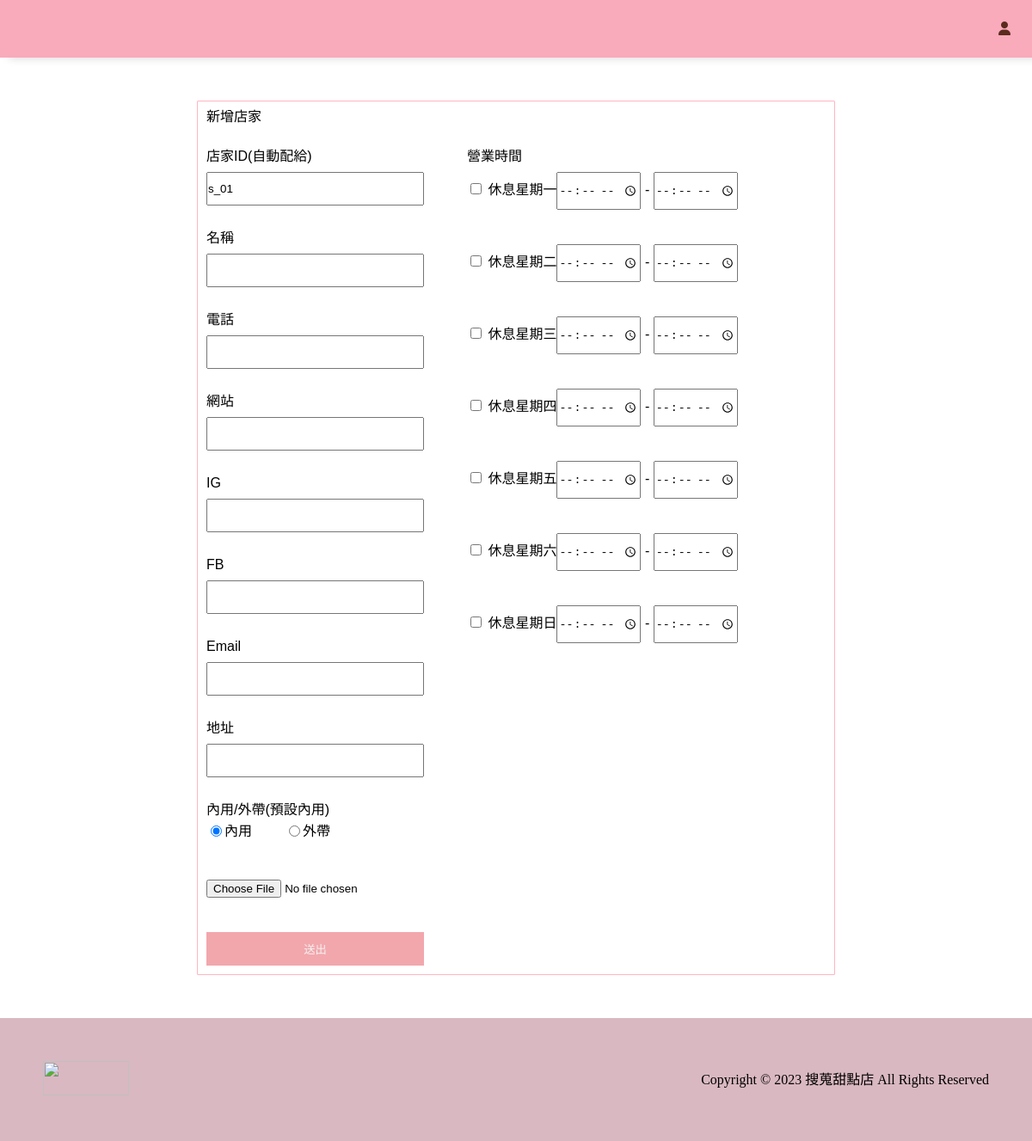
Before: /create_shop.php with the older database file.
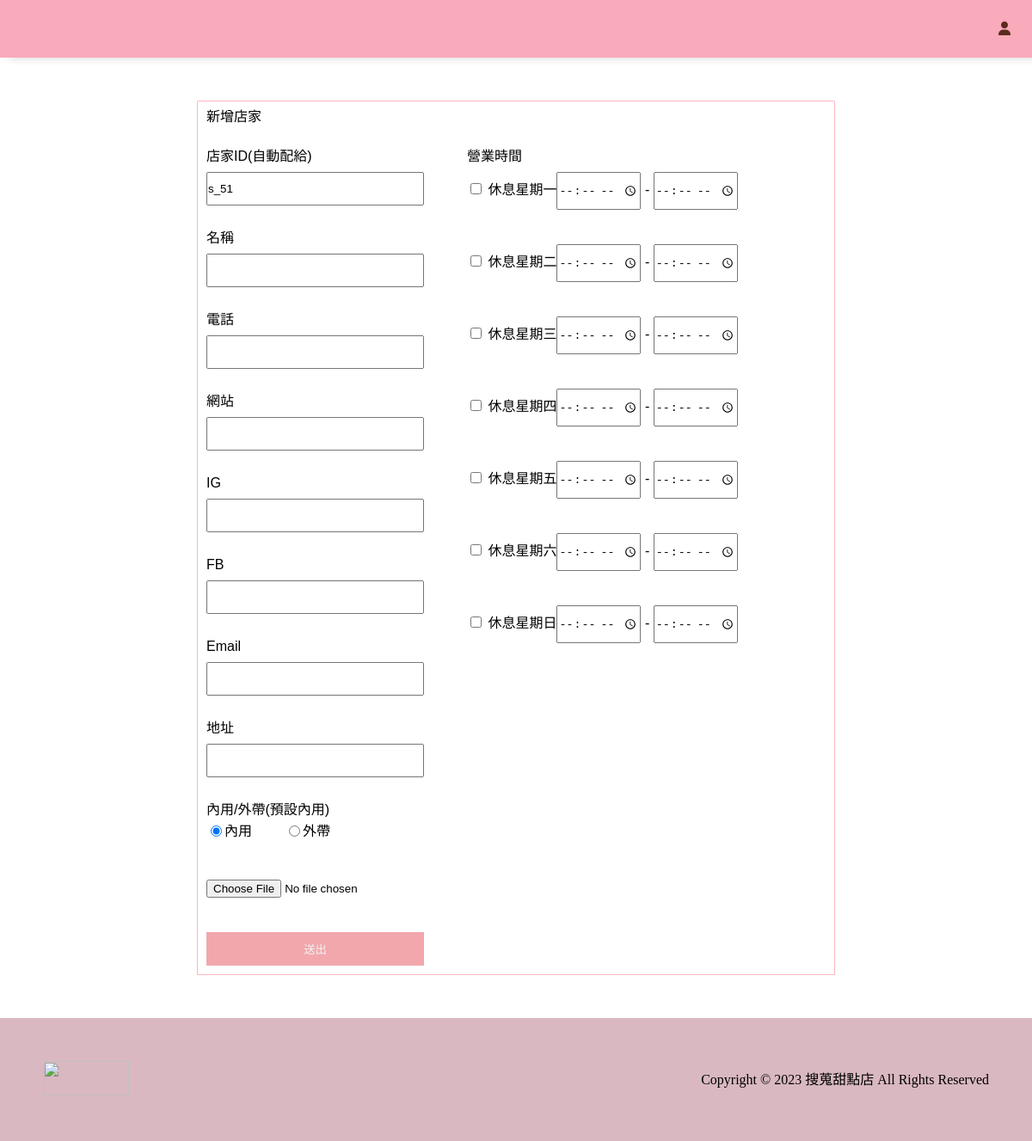
After: the same page with the newer database file.
### tables this page shows
CREATE TABLE `shop` (
  `shop_ID` varchar(15) NOT NULL,
  `shop_Name` varchar(100) NOT NULL,
  `shop_Phone` varchar(10) DEFAULT NULL,
  `shop_Website` varchar(200) DEFAULT NULL,
  `shop_IG` varchar(200) DEFAULT NULL,
  `shop_FB` varchar(200) DEFAULT NULL,
  `shop_Email` varchar(50) DEFAULT NULL,
  `shop_Address` varchar(250) NOT NULL,
  `shop_ForHere` tinyint(1) DEFAULT NULL COMMENT '1:內用 0:外帶',
  `shop_Photo` varchar(500) DEFAULT NULL
);

### create_shop.php (the view, shortened to what this page needs)
<?php
require_once('../db.php');
?>
<!DOCTYPE html>
<html lang="en">
<head>
    <link rel="stylesheet" href="https://cdnjs.cloudflare.com/ajax/libs/font-awesome/6.4.2/css/all.min.css">
    <link rel="stylesheet" href="../css/all.css">
</head>
</html>
<body>
    <div class="wrap">
        <div class="navbar">
            <?php
            if (isset($_SESSION['nowUser']) && $_SESSION['nowUser']['user_Role'] == "manager") {
                echo "<h1 class='logo'><a href='../manager_index.php'>搜蒐甜點店</a></h1>";
            } else {
                echo "<h1 class='logo'><a href='../index.php'>搜蒐甜點店</a></h1>";
            }
            ?>
            <ul class="nav">
                <?php
                if (isset($_SESSION['nowUser'])) {
                    if ($_SESSION['nowUser']['user_Role'] == "manager") {
                        echo '<li class="nav-content"><a href="../manager_index.php">管理店家</a></li>';
                    }
                    echo '<li class="nav-content"><a href="../favorite/favorite.php?userid=' . $_SESSION['nowUser']['user_ID'] . '">收藏</a></li>';
                    echo '<li class="nav-content"><a href="../gallery/gallery.php?userid=' . $_SESSION['nowUser']['user_ID'] . '">圖鑑</a></li>';
                    echo '<li class="nav-content"><a href="../user/user_info.php?userid=' . $_SESSION['nowUser']['user_ID'] . '"><i class="fa-solid fa-user"></i></a></li>';
                } else {
                    echo '<li class="nav-content"><a href="../user/signup.php"><i class="fa-solid fa-user"></i></a></li>';
                }
                ?>
            </ul>
        </div>
        <?php
            $sql = "SELECT shop_ID FROM shop ORDER BY shop_ID DESC LIMIT 1";
            $result = $conn->query($sql);
            $lastShopID = $result->fetch_assoc();
            $lastNumber = (int) substr($lastShopID['shop_ID'], 2,2);
            $newNumber = $lastNumber + 1;
            $newID = 's_' . sprintf('%02d', $newNumber);
        ?>
        <div class="adjust-shop-main">
            <h2>新增店家</h2>
            <form method="post" action="create_shop.php" enctype="multipart/form-data">
                <div class="adjust-shop-main-left">
                    <label for="shop_ID">店家ID(自動配給)</label>
                    <input type="text" id="shop_ID" name="shop_ID" value="<?php echo $newID; ?>" readonly>
                    <label for="shop_Name">名稱</label>
                    <input type="text" id="shop_Name" name="shop_Name" value="" required>
                    <label for="shop_Phone">電話</label>
                    <input type="tel" id="shop_Phone" name="shop_Phone" value="">
                    <label for="shop_Website">網站</label>
                    <input type="url" id="shop_Website" name="shop_Website" value="">
                    <label for="shop_IG">IG</label>
                    <input type="url" id="shop_IG" name="shop_IG" value="">
                    <label for="shop_FB">FB</label>
                    <input type="url" id="shop_FB" name="shop_FB" value="">
                    <label for="shop_Email">Email</label>
                    <input type="email" id="shop_Email" name="shop_Email" value="">
                    <label for="shop_Address">地址</label>
                    <input type="text" id="shop_Address" name="shop_Address" value="" required>
                    <label for="shop_ForHere">內用/外帶(預設內用)</label>
                    <div class="forhere">
                        <input type="radio" id="shop_ForHere_1" name="shop_ForHere" value="1" checked><label for="newshop_ForHere_1">內用</label>
                        <input type="radio" id="shop_ForHere_0" name="shop_ForHere" value="0"><label for="newshop_ForHere_0">外帶</label>
                    </div>
                    <input type="file" name="fileToUpload" id="fileToUpload" accept="image/*">
                    <button type="submit" class="user-update">送出</button>
                </div>
                <div class="create-shop-main-right">
                <h3>營業時間</h3>
                <?php
                $chineseDays = array("星期一", "星期二", "星期三", "星期四", "星期五", "星期六", "星期日");
                $englishDays = array("mon", "tue", "wed", "thu", "fri", "sat", "sun");
                for ($i = 0; $i < count($chineseDays); $i++) {
                    echo '<div class="day-create">';
                    echo '<input type="checkbox" value = "on" name="' . strtolower($englishDays[$i]) . '_status"> 休息';
                    echo '<label for="' . strtolower($englishDays[$i]) . '">' . $chineseDays[$i] . '</label>';
                    echo '<input type="time" name="' . strtolower($englishDays[$i]) . '_open_time"> - <input type="time" name="' . strtolower($englishDays[$i]) . '_close_time">';
                    echo '</div>';
                }
                ?>
                </div>
            </form>
        </div>
    </div>
    <div class="footer">
        <div class="left-footer"><img src='../image/logo-4.png'></div>
        <div class="right-footer">
            <p>Copyright © 2023 搜蒐甜點店 All Rights Reserved</p>
        </div>
    </div>
</body>
</html>

Changed rows visible on the page:
removed shop: shop_ID "s_01"
added shop: shop_ID "s_51"
